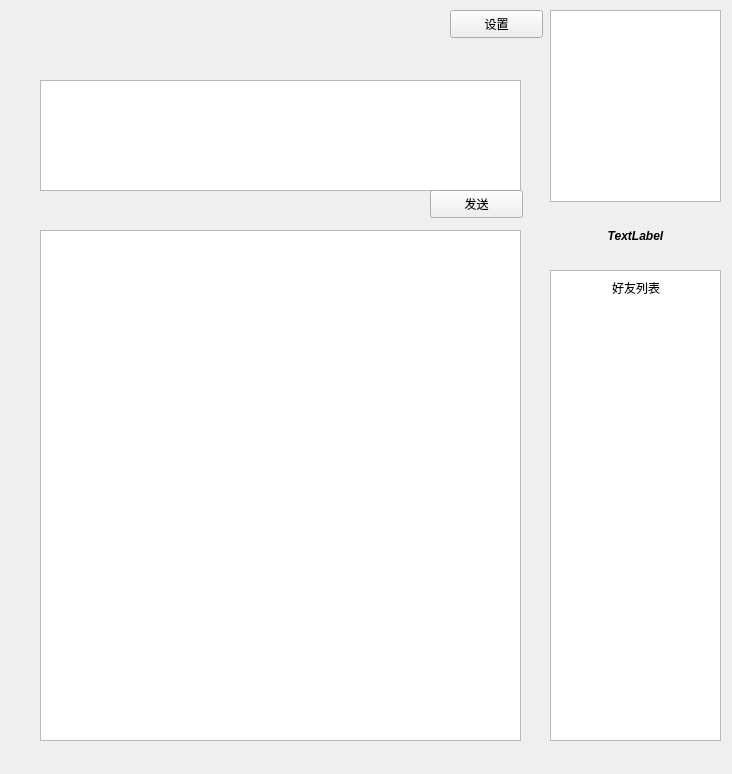
<?xml version="1.0" encoding="UTF-8"?>
<ui version="4.0">
 <class>Form</class>
 <widget class="QWidget" name="Form">
  <property name="geometry">
   <rect>
    <x>0</x>
    <y>0</y>
    <width>732</width>
    <height>774</height>
   </rect>
  </property>
  <property name="windowTitle">
   <string>ShacoRoom</string>
  </property>
  <property name="windowIcon">
   <iconset>
    <normaloff>:/images/Shaco_Logo.jpg</normaloff>:/images/Shaco_Logo.jpg</iconset>
  </property>
  <widget class="QTextEdit" name="textEdit">
   <property name="geometry">
    <rect>
     <x>40</x>
     <y>80</y>
     <width>481</width>
     <height>111</height>
    </rect>
   </property>
  </widget>
  <widget class="QPushButton" name="pushButton">
   <property name="geometry">
    <rect>
     <x>430</x>
     <y>190</y>
     <width>93</width>
     <height>28</height>
    </rect>
   </property>
   <property name="text">
    <string>发送</string>
   </property>
  </widget>
  <widget class="QTextEdit" name="textEdit_msg_box">
   <property name="geometry">
    <rect>
     <x>40</x>
     <y>230</y>
     <width>481</width>
     <height>511</height>
    </rect>
   </property>
  </widget>
  <widget class="QGraphicsView" name="graphicsView">
   <property name="geometry">
    <rect>
     <x>550</x>
     <y>10</y>
     <width>171</width>
     <height>192</height>
    </rect>
   </property>
   <property name="styleSheet">
    <string notr="true"/>
   </property>
  </widget>
  <widget class="QLabel" name="label_username">
   <property name="geometry">
    <rect>
     <x>550</x>
     <y>220</y>
     <width>171</width>
     <height>31</height>
    </rect>
   </property>
   <property name="font">
    <font>
     <weight>75</weight>
     <italic>true</italic>
     <bold>true</bold>
    </font>
   </property>
   <property name="text">
    <string>TextLabel</string>
   </property>
   <property name="alignment">
    <set>Qt::AlignCenter</set>
   </property>
  </widget>
  <widget class="QListView" name="listView">
   <property name="geometry">
    <rect>
     <x>550</x>
     <y>270</y>
     <width>171</width>
     <height>471</height>
    </rect>
   </property>
  </widget>
  <widget class="QLabel" name="label_friends">
   <property name="geometry">
    <rect>
     <x>600</x>
     <y>280</y>
     <width>72</width>
     <height>15</height>
    </rect>
   </property>
   <property name="text">
    <string>好友列表</string>
   </property>
   <property name="alignment">
    <set>Qt::AlignCenter</set>
   </property>
  </widget>
  <widget class="QPushButton" name="pushButton_2">
   <property name="geometry">
    <rect>
     <x>450</x>
     <y>10</y>
     <width>93</width>
     <height>28</height>
    </rect>
   </property>
   <property name="text">
    <string>设置</string>
   </property>
  </widget>
 </widget>
 <resources>
  <include location="resources.qrc"/>
 </resources>
 <connections>
  <connection>
   <sender>pushButton</sender>
   <signal>clicked()</signal>
   <receiver>Form</receiver>
   <slot>send_message()</slot>
   <hints>
    <hint type="sourcelabel">
     <x>480</x>
     <y>209</y>
    </hint>
    <hint type="destinationlabel">
     <x>292</x>
     <y>205</y>
    </hint>
   </hints>
  </connection>
  <connection>
   <sender>pushButton_2</sender>
   <signal>clicked()</signal>
   <receiver>Form</receiver>
   <slot>user_setting()</slot>
   <hints>
    <hint type="sourcelabel">
     <x>462</x>
     <y>25</y>
    </hint>
    <hint type="destinationlabel">
     <x>116</x>
     <y>27</y>
    </hint>
   </hints>
  </connection>
 </connections>
 <slots>
  <slot>send_message()</slot>
  <slot>user_setting()</slot>
 </slots>
</ui>
